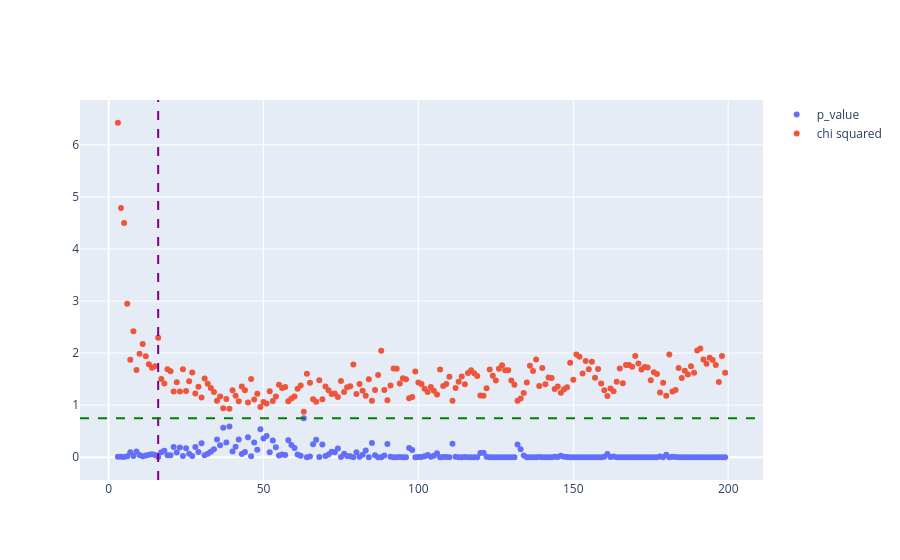

Here is the notebook cell this chart was saved with:
### Code cell
fig = go.Figure()

range_bins = np.arange(min_bin_range , max_bin_range , step_bin , dtype=int)

fig.add_trace( go.Scatter( x = range_bins , y = p_value_list , mode="markers" , name="p_value"))
fig.add_trace( go.Scatter( x = range_bins , y = chi2_list , mode="markers" , name="chi squared"))
fig.add_vline(x= sturges(len(data_refact)), line_dash="dash", line_color="purple" , name= "sturges value for binning")
fig.add_hline( y= max(p_value_list) , line_dash="dash", line_color="green" , name= "minimum p_value")
fig.update_layout(showlegend=True)
fig.show()

### Figure 1 — Plotly figure (JSON) as saved in the notebook; plotly's stock layout.template omitted (floating-point values rounded to 4 significant figures; data arrays with more than 128 entries replaced by an {"elided": "..."} marker saying what was removed)
{"data": [{"mode": "markers", "name": "p_value", "type": "scatter", "x": {"elided": "197 int values"}, "y": {"elided": "197 float values"}}, {"mode": "markers", "name": "chi squared", "type": "scatter", "x": {"elided": "197 int values"}, "y": {"elided": "197 float values"}}], "layout": {"shapes": [{"line": {"color": "purple", "dash": "dash"}, "name": "sturges value for binning", "type": "line", "x0": 16, "x1": 16, "xref": "x", "y0": 0, "y1": 1, "yref": "y domain"}, {"line": {"color": "green", "dash": "dash"}, "name": "minimum p_value", "type": "line", "x0": 0, "x1": 1, "xref": "x domain", "y0": 0.7496, "y1": 0.7496, "yref": "y"}], "showlegend": true}}
